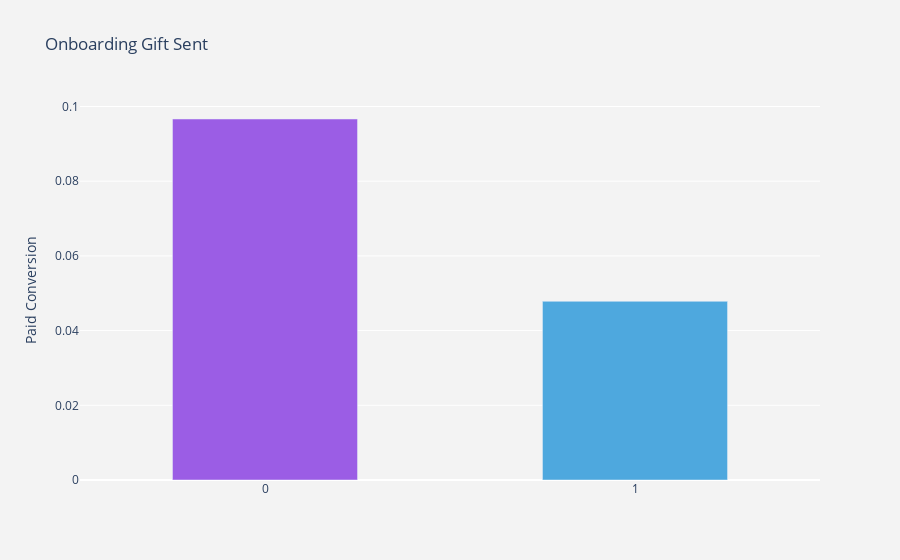

The notebook cell saved with this chart:
### Code cell
df_plot = dataset.groupby('onboarding_gift').paid_user.mean().reset_index()
plot_data = [
    go.Bar(
        x=df_plot['onboarding_gift'],
        y=df_plot['paid_user'],
        width = [0.5, 0.5],
        marker=dict(
        color=['#9b5de5', '#4ea8de'])
    )
]
plot_layout = go.Layout(
        xaxis={"type": "category"},
        yaxis={"title": "Paid Conversion"},
        title='Onboarding Gift Sent',
        plot_bgcolor  = 'rgb(243,243,243)',
        paper_bgcolor  = 'rgb(243,243,243)',
    )
fig = go.Figure(data=plot_data, layout=plot_layout)
pyoff.iplot(fig)

### Figure 1 — Plotly figure (JSON) as saved in the notebook; plotly's stock layout.template omitted (floating-point values rounded to 4 significant figures)
{"data": [{"marker": {"color": ["#9b5de5", "#4ea8de"]}, "type": "bar", "width": [0.5, 0.5], "x": [0, 1], "y": [0.09665, 0.04782]}], "layout": {"paper_bgcolor": "rgb(243,243,243)", "plot_bgcolor": "rgb(243,243,243)", "title": {"text": "Onboarding Gift Sent"}, "xaxis": {"type": "category"}, "yaxis": {"title": {"text": "Paid Conversion"}}}}
